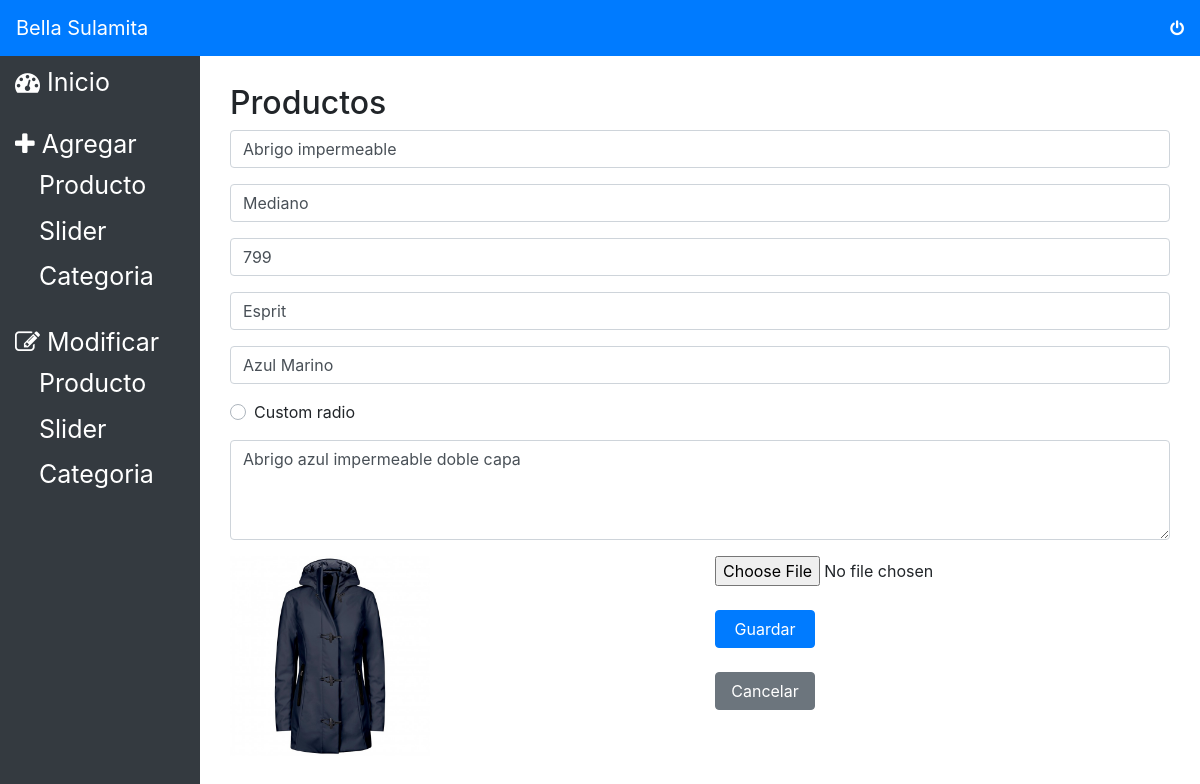
Page /administrador/editarProducto.php?id=3 (signed in) on the earlier database version.
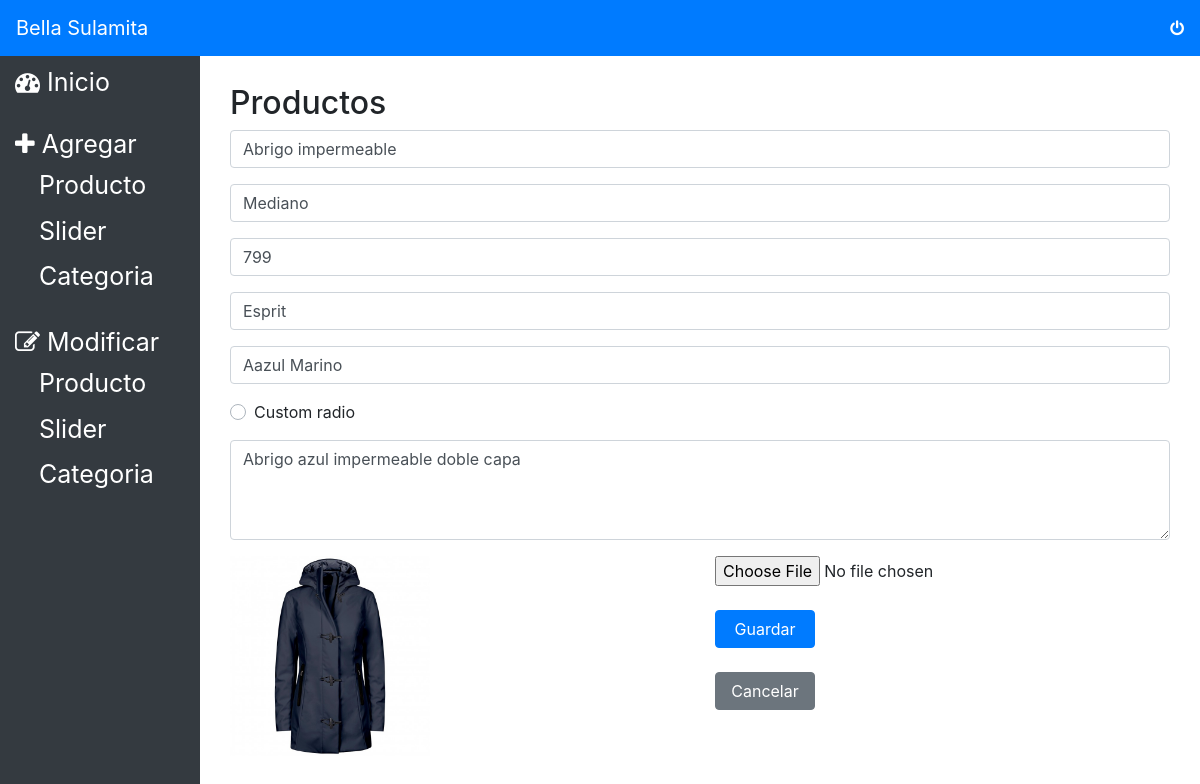
Same page on the later database version.
### tables this page shows
CREATE TABLE `productos` (
  `id` int(11) NOT NULL,
  `id_categoria` int(11) NOT NULL,
  `imagen` varchar(600) NOT NULL,
  `nombre` varchar(100) NOT NULL,
  `description` text NOT NULL,
  `precio` float NOT NULL,
  `marca` varchar(50) NOT NULL,
  `color` varchar(100) NOT NULL,
  `talla` varchar(50) NOT NULL
);

### backend/modelo/BD.php (called while the page is built, shortened)
<?php
class BD {
    private $servername = "localhost";
    private $username = "root";
    private $password = "";
    private $database = "bellaSulamita";
    public function __construct() {
        try {
            $this->conn = new PDO("mysql:host=$this->servername;dbname=$this->database", $this->username, $this->password);
        } catch (PDOException $e) {
            echo "Connection failed: " . $e->getMessage();
        }
    }
}

### backend/controlador/CProducto.php (called while the page is built, shortened)
<?php
class CProducto {
    private $modelo;
    public function __construct() {
        $this->modelo= new MProducto();
    }
    public function mostrarProducto($ide){
        $producto = $this->modelo->consultaProducto($ide);
            return $producto;
    }
}

### backend/modelo/MProducto.php (called while the page is built, shortened)
<?php
class MProducto extends BD {
    public function consultaProducto($id) {
        try {
            $stmt = $this->conn->prepare("SELECT productos.*, categoria FROM productos inner join categoria on productos.id_categoria=categoria.id where productos.id=:id");
            $stmt->bindParam(':id', $id);
            $stmt->execute();
            foreach ($stmt->fetchAll() as $registro) {
                return $registro;
            }
            return null;
        } catch (PDOException $e) {
            echo "Error: " . $e->getMessage();
        }
    }
}

### administrador/editarProducto.php (the view, shortened to what the changed rows need)
<?php
include_once '../backend/modelo/BD.php';
include_once '../backend/modelo/MProducto.php';
include_once '../backend/controlador/CProducto.php';
$producto = new CProducto();
$ide = (int) $_GET["id"];
$produ = $producto->mostrarProducto($ide);
?>
<!DOCTYPE html>
<html>
    <head>
        <link rel="stylesheet" href="https://stackpath.bootstrapcdn.com/bootstrap/4.3.1/css/bootstrap.min.css"
>
        <link rel="stylesheet" href="style/css.css" />
        <link rel="stylesheet" href="style/font-awesome.min.css">
    </head>
    <body>
        <div class="container-fluid">
            <div class="row">
                <div class="col pt-2">
                    <div class="container">
                        <form action="editarProducto.php?id=<?php echo $ide ?>" method="POST" enctype="multipart/form-data">
                            <h2>Productos</h2>
                            <div class="input-group mb-3">
                                <input type="text" require name="nombre" class="form-control" aria-label="Sizing example input"
                                       aria-describedby="inputGroup-sizing-default" placeholder="Nombre del producto" value="<?php echo $produ["nombre"] ?>">
                            </div>
                            <div class="input-group mb-3">
                                <input type="text" require name="talla" class="form-control" aria-label="Sizing example input"
                                       aria-describedby="inputGroup-sizing-default" placeholder="Tallas" value="<?php echo $produ["talla"] ?>">
                            </div>
                            <div class="input-group mb-3">
                                <input type="text" require name="precio" class="form-control" aria-label="Sizing example input"
                                       aria-describedby="inputGroup-sizing-default" placeholder="Precio" value="<?php echo $produ["precio"] ?>">
                            </div>
                            <div class="input-group mb-3">
                                <input type="text" require name="marca" class="form-control" aria-label="Sizing example input"
                                       aria-describedby="inputGroup-sizing-default" placeholder="Marca" value="<?php echo $produ["marca"] ?>">
                            </div>
                            <div class="input-group mb-3">
                                <input type="text" require name="color" class="form-control" aria-label="Sizing example input"
                                       aria-describedby="inputGroup-sizing-default" placeholder="Color" value="<?php echo $produ["color"] ?>">
                            </div>
                            <div class="input-group mb-3">
                                <textarea style="height: 100px" class="form-control"
                                          aria-label="Sizing example input" require name="description"
                                          aria-describedby="inputGroup-sizing-default"
                                          placeholder="Descripcion Completa del producto"><?php echo $produ["description"] ?></textarea>
                            </div>
                            <div class="row">
                                <div class="col-md-6">
                                    <img src="../<?php echo $produ["imagen"] ?>"  width="auto" height="200px"><br>
                                </div>
                            </div>
                        </form>
                    </div>
                </div>
            </div>
        </div>
    </body>
</html>

Differences in the rows shown:
changed productos "Abrigo impermeable": color "Azul Marino" → "Aazul Marino"
